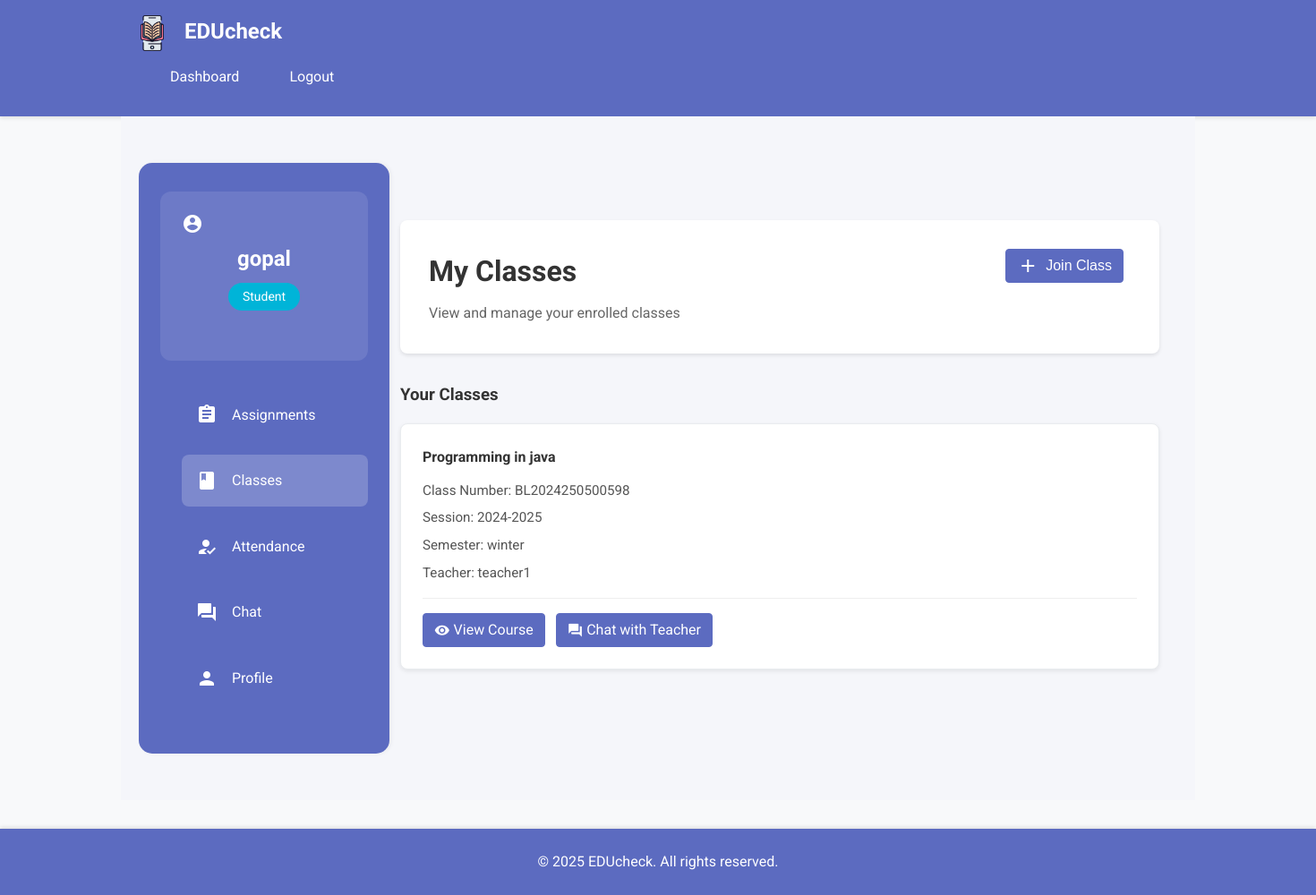
Screenshot of /student/classes (signed in) with the database file from the repository.
### app/models/user.py (models this page shows, shortened)
class User(UserMixin, db.Model):
    __tablename__ = 'users'
    id = db.Column(db.Integer, primary_key=True)
    username = db.Column(db.String(64), index=True, unique=True)
    email = db.Column(db.String(120), index=True, unique=True)
    password_hash = db.Column(db.String(128))
    role = db.Column(db.String(20))  # student, teacher, admin
    face_encoding = db.Column(db.LargeBinary)
    created_at = db.Column(db.DateTime, default=datetime.utcnow)
    assignments = db.relationship('AssignmentSubmission', backref='student', lazy='dynamic')
    sent_messages = db.relationship('ChatMessage',
                                    foreign_keys='ChatMessage.sender_id',
                                    backref='message_sender',
                                    lazy='dynamic')
    received_messages = db.relationship('ChatMessage',
                                        foreign_keys='ChatMessage.receiver_id',
                                        backref='message_receiver',
                                        lazy='dynamic')
    attendance_records = db.relationship('Attendance', backref='student', lazy='dynamic')

### app/models/course.py (models this page shows, shortened)
class StudentCourse(db.Model):
    id = db.Column(db.Integer, primary_key=True)
    student_id = db.Column(db.Integer, db.ForeignKey('users.id'))
    course_id = db.Column(db.Integer, db.ForeignKey('course.id'))
    joined_at = db.Column(db.DateTime, default=datetime.utcnow)
    course = db.relationship('Course', backref='student_enrollments')
    student = db.relationship('User', backref='course_enrollments')

class Course(db.Model):
    id = db.Column(db.Integer, primary_key=True)
    name = db.Column(db.String(100), nullable=False)
    class_number = db.Column(db.String(20), nullable=False)
    session = db.Column(db.String(20), nullable=False)
    semester = db.Column(db.String(20), nullable=False)
    class_code = db.Column(db.String(8), unique=True, nullable=False)
    meet_code = db.Column(db.String(50))
    teacher_id = db.Column(db.Integer, db.ForeignKey('users.id'))
    created_at = db.Column(db.DateTime, default=datetime.utcnow)
    teacher = db.relationship('User', foreign_keys=[teacher_id], backref='teaching_courses') # Changed backref from 'courses'

### app/routes/student_routes.py (the view)
@bp.route('/classes')
@login_required
@role_required('student')
def student_classes():
    form = JoinClassForm()
    enrollments = StudentCourse.query.filter_by(student_id=current_user.id).all()
    return render_template('dashboards/student_classes.html', form=form, enrollments=enrollments, title='My Classes')

### app/__init__.py (called while the page is built)
@login.user_loader
def load_user(id):
    from app.models import User
    return User.query.get(int(id))

### app/templates/dashboards/student_classes.html (shortened to what this page needs)
{% extends "base.html" %}
{% block styles %}
{{ super() }}
<link rel="stylesheet" href="{{ url_for('static', filename='css/course.css') }}">
{% endblock %}
{% block content %}
<div class="dashboard-container">
    <aside class="sidebar">
        <div class="user-card">
            <div class="avatar">
                <span class="material-icons">account_circle</span>
            </div>
            <div class="user-info">
                <h2>{{ current_user.username }}</h2>
                <p class="badge student-badge">Student</p>
            </div>
        </div>
        <nav class="dashboard-nav">
            <a href="{{ url_for('student_routes.student_dashboard') }}" class="nav-item">
                <span class="material-icons">assignment</span> Assignments
            </a>
            <a href="{{ url_for('student_routes.student_classes') }}" class="nav-item active">
                <span class="material-icons">class</span> Classes
            </a>
            <a href="#attendance" class="nav-item">
                <span class="material-icons">how_to_reg</span> Attendance
            </a>
            <a href="{{ url_for('chat_routes.chat_interface') }}" class="nav-item">
                <span class="material-icons">forum</span> Chat
            </a>
            <a href="{{ url_for('student_routes.student_profile') }}" class="nav-item">
                <span class="material-icons">person</span> Profile
            </a>
        </nav>
    </aside>
    <main class="main-content">
        <div class="course-container">
            <div class="course-header">
                <div class="course-header-title">
                    <h1>My Classes</h1>
                    <p>View and manage your enrolled classes</p>
                </div>
                <div class="join-class-section">
                    <button class="btn btn-primary" onclick="showJoinClassForm()">
                        <span class="material-icons">add</span>
                        <span>Join Class</span>
                    </button>
                </div>
            </div>
            <div class="enrolled-classes">
                <h3>Your Classes</h3>
                {% if enrollments %}
                <div class="classes-grid">
                    {% for enrollment in enrollments %}
                    <div class="class-card">
                        <h4>{{ enrollment.course.name }}</h4>
                        <p>Class Number: {{ enrollment.course.class_number }}</p>
                        <p>Session: {{ enrollment.course.session }}</p>
                        <p>Semester: {{ enrollment.course.semester }}</p>
                        <p>Teacher: {{ enrollment.course.teacher.username }}</p>
                        <div class="class-actions">
                            <a href="{{ url_for('student_routes.view_course', course_id=enrollment.course_id) }}" class="btn btn-primary">
                                <span class="material-icons" style="vertical-align: middle; font-size: 1.1em;">visibility</span> View Course
                            </a>
                            <a href="{{ url_for('chat_routes.start_or_get_chat', teacher_id=enrollment.course.teacher_id) }}" class="btn btn-primary">
                                <span class="material-icons" style="vertical-align: middle; font-size: 1.1em;">forum</span> Chat with Teacher
                            </a>
                        </div>
                    </div>
                    {% endfor %}
                </div>
                 {% else %}
                    <p>You are not enrolled in any classes yet. Use the 'Join Class' button to enroll.</p>
                 {% endif %}
            </div>
        </div>
    </main>
</div>
{% endblock %}

### app/static/css/main.css (style rules this page uses)
:root { --primary-color: #4285f4; --secondary-color: #34a853; --background: #f8f9fa; }
body { font-family: 'Roboto', sans-serif; background: var(--background); }
.dashboard-container { display: grid; grid-template-columns: 250px 1fr; min-height: 100vh; }
.sidebar { background: #1a1a2e; padding: 2rem; color: white; }
.user-info { text-align: center; margin-bottom: 2rem; }
.dashboard-nav { display: flex; flex-direction: column; gap: 1rem; }
.nav-item { color: white; padding: 1rem; border-radius: 8px; display: flex; align-items: center; gap: 1rem; transition: background 0.3s ease; }
.main-content { padding: 2rem; background: #f5f6fa; }
.btn-primary { background: #00b4d8; color: white; padding: 0.8rem 1.5rem; border: none; border-radius: 6px; cursor: pointer; transition: transform 0.2s ease; }
.dashboard-container { display: grid; grid-template-columns: 280px 1fr; min-height: calc(100vh - 140px); background-color: #f5f6fa; gap: 2rem; position: relative; margin-top: 20px; margin-bottom: 20px; }
.sidebar { background-color: #5c6bc0; padding: 2rem 1.5rem; box-shadow: 2px 0 5px rgba(0, 0, 0, 0.05); min-height: calc(100vh - 140px); width: 280px; border-radius: 15px; color: white; margin-left: 20px; position: relative; }
.dashboard-container::before { content: ''; position: absolute; top: -20px; left: 0; width: 320px; height: calc(100% + 40px); background-color: #5c6bc0; z-index: -1; }
.user-card { background: rgba(255, 255, 255, 0.15); border-radius: 12px; padding: 1.5rem; margin-bottom: 2rem; }
.nav-item.active { background: rgba(255, 255, 255, 0.3); }
.main-content { padding: 2rem 3rem; width: calc(100% - 40px); max-width: 1200px; margin-right: 20px; }
.dashboard-container::before { content: ''; position: absolute; top: -20px; left: 0; width: 320px; height: calc(100% + 40px); background-color: #1a1f36; z-index: -1; }
.nav-item { color: #ffffff; padding: 1rem; border-radius: 8px; display: flex; align-items: center; gap: 1rem; transition: background 0.3s ease; text-decoration: none; }
.nav-item.active { background: rgba(255, 255, 255, 0.2); }
.user-card { background: rgba(255, 255, 255, 0.1); border-radius: 12px; padding: 1.5rem; margin-bottom: 2rem; }
.student-badge { background: #00b4d8; color: white; padding: 0.25rem 1rem; border-radius: 20px; font-size: 0.875rem; display: inline-block; margin-top: 0.5rem; }
* { margin: 0; padding: 0; box-sizing: border-box; }
body { font-family: 'Roboto', 'Segoe UI', Arial, sans-serif; line-height: 1.6; color: #333; background-color: #f8f9fa; }
.nav-item { margin-left: 1.5rem; }
.main-content { padding: 2rem 0; }
.btn { display: inline-block; font-weight: 400; text-align: center; white-space: nowrap; vertical-align: middle; user-select: none; border: 1px solid transparent; padding: 0.375rem 0.75rem; font-size: 1rem; line-height: 1.5; border-radius: 0.25rem; transition: all 0.15s ease-in-out; cursor: pointer; }
.btn-primary { color: #fff; background-color: #5c6bc0; border-color: #5c6bc0; }

### app/templates/dashboards/student_classes.html (style rules this page uses)
.course-header { display: flex; justify-content: space-between; align-items: flex-start; flex-wrap: wrap; gap: 1rem; }
.course-header-title { flex-grow: 1; }
.join-class-section { margin-bottom: 0; text-align: right; }
.join-class-section > .btn-primary { display: inline-flex; align-items: center; gap: 0.5em; margin-bottom: 0.5rem; }

### rows the page displays
User: username "gopal"
StudentCourse: course.name "Programming in java", course.class_number "BL2024250500598", course.session "2024-2025", course.semester "winter", course.teacher.username "teacher1"
